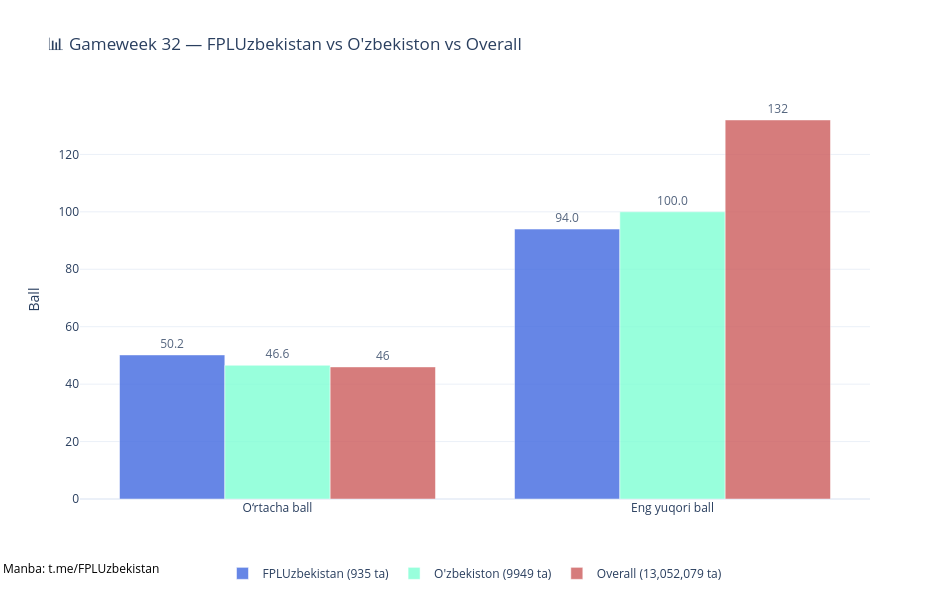

Here is the notebook cell this chart was saved with:
### Code cell
import aiohttp
import asyncio
import pandas as pd
import plotly.graph_objects as go

LEAGUE_ID = 237247   # FPLUzbekistan
UZBEKISTAN = 251     # O'zbekiston

# --- 1. Liga a'zolarini yuklash ---
async def fetch_league_entries(league_id):
    page = 1
    all_results = []
    async with aiohttp.ClientSession() as session:
        while True:
            url = f"https://fantasy.premierleague.com/api/leagues-classic/{league_id}/standings/?page_standings={page}"
            async with session.get(url) as resp:
                data = await resp.json()
                results = data["standings"]["results"]
                if not results:
                    break
                all_results.extend(results)
                if not data["standings"]["has_next"]:
                    break
                page += 1
    return all_results

# --- 2. Overall static ---
async def fetch_overall_data():
    url = "https://fantasy.premierleague.com/api/bootstrap-static/"
    async with aiohttp.ClientSession() as session:
        async with session.get(url) as resp:
            return await resp.json()

# --- 3. Asosiy ish ---
async def main():
    # Ma'lumotlarni olish
    entries = await fetch_league_entries(LEAGUE_ID)      # FPLUzbekistan
    uzb = await fetch_league_entries(UZBEKISTAN)         # O'zbekiston
    overall = await fetch_overall_data()

    kanal_count = len(entries)
    overall_count = overall["total_players"]
    uzbekistan_count = len(uzb)

    print(f"🔹 Yuklangan menejerlar soni: {kanal_count} ta (FPLUzbekistan) | {overall_count} ta (overall) | {uzbekistan_count} ta (O'zbekiston)")

    # DataFrame — kanal
    df = pd.DataFrame([{
        "Ism": e["player_name"],
        "Jamoa": e["entry_name"],
        "Ball": e["event_total"],
        "Umumiy ball": e["total"]
    } for e in entries])

    # DataFrame — O'zbekiston
    df1 = pd.DataFrame([{
        "Ism": e["player_name"],
        "Jamoa": e["entry_name"],
        "Ball": e["event_total"],
        "Umumiy ball": e["total"]
    } for e in uzb])

    # FPLUzbekistan statistikasi
    kanal_avg = df["Ball"].mean()
    kanal_max = df["Ball"].max()

    # O'zbekiston statistikasi
    uzb_avg = df1["Ball"].mean()
    uzb_max = df1["Ball"].max()

    # Hozirgi tur
    current_gw = next(ev for ev in overall["events"] if ev["is_current"])
    gw_name = current_gw["name"]
    overall_avg = current_gw["average_entry_score"]
    overall_highest = current_gw["highest_score"]

    # --- Plotly grafik ---
    metrics = ["O‘rtacha ball", "Eng yuqori ball"]
    kanal_values = [kanal_avg, kanal_max]
    uzb_values = [uzb_avg, uzb_max]
    overall_values = [overall_avg, overall_highest]

    fig = go.Figure()

    # Kanal barlari
    fig.add_trace(go.Bar(
        x=metrics,
        y=kanal_values,
        name=f"FPLUzbekistan ({kanal_count} ta)",
        text=[f"{v:.1f}" for v in kanal_values],
        textposition="outside",
        marker_color="royalblue",
        opacity=0.8
    ))

    # O'zbekiston barlari
    fig.add_trace(go.Bar(
        x=metrics,
        y=uzb_values,
        name=f"O'zbekiston ({uzbekistan_count} ta)",
        text=[f"{v:.1f}" for v in uzb_values],
        textposition="outside",
        marker_color="aquamarine",
        opacity=0.8
    ))

    # Overall barlari
    fig.add_trace(go.Bar(
        x=metrics,
        y=overall_values,
        name=f"Overall ({overall_count:,} ta)",
        text=[str(v) for v in overall_values],
        textposition="outside",
        marker_color="indianred",
        opacity=0.8
    ))

    fig.update_layout(
        title=f"📊 {gw_name} — FPLUzbekistan vs O'zbekiston vs Overall",
        barmode="group",
        yaxis=dict(title="Ball"),
        legend=dict(x=0.5, y=-0.15, orientation="h", xanchor="center"),
        template="plotly_white",
        width=950,
        height=600,
        margin=dict(b=80)
    )

    # Manba annotatsiyasi
    fig.add_annotation(
        text="Manba: t.me/FPLUzbekistan",
        xref="paper", yref="paper",
        x=-0.1, y=-0.2,
        showarrow=False,
        font=dict(size=12, color="black"),
        align="left"
    )

    fig.show()

# Run
await main()

### Figure 1 — Plotly figure (JSON) as saved in the notebook; plotly's stock layout.template omitted (floating-point values rounded to 4 significant figures)
{"data": [{"marker": {"color": "royalblue"}, "name": "FPLUzbekistan (935 ta)", "opacity": 0.8, "text": ["50.2", "94.0"], "textposition": "outside", "type": "bar", "x": ["O‘rtacha ball", "Eng yuqori ball"], "y": [50.18, 94]}, {"marker": {"color": "aquamarine"}, "name": "O'zbekiston (9949 ta)", "opacity": 0.8, "text": ["46.6", "100.0"], "textposition": "outside", "type": "bar", "x": ["O‘rtacha ball", "Eng yuqori ball"], "y": [46.57, 100]}, {"marker": {"color": "indianred"}, "name": "Overall (13,052,079 ta)", "opacity": 0.8, "text": ["46", "132"], "textposition": "outside", "type": "bar", "x": ["O‘rtacha ball", "Eng yuqori ball"], "y": [46, 132]}], "layout": {"annotations": [{"align": "left", "font": {"color": "black", "size": 12}, "showarrow": false, "text": "Manba: t.me/FPLUzbekistan", "x": -0.1, "xref": "paper", "y": -0.2, "yref": "paper"}], "barmode": "group", "height": 600, "legend": {"orientation": "h", "x": 0.5, "xanchor": "center", "y": -0.15}, "margin": {"b": 80}, "title": {"text": "📊 Gameweek 32 — FPLUzbekistan vs O'zbekiston vs Overall"}, "width": 950, "yaxis": {"title": {"text": "Ball"}}}}
